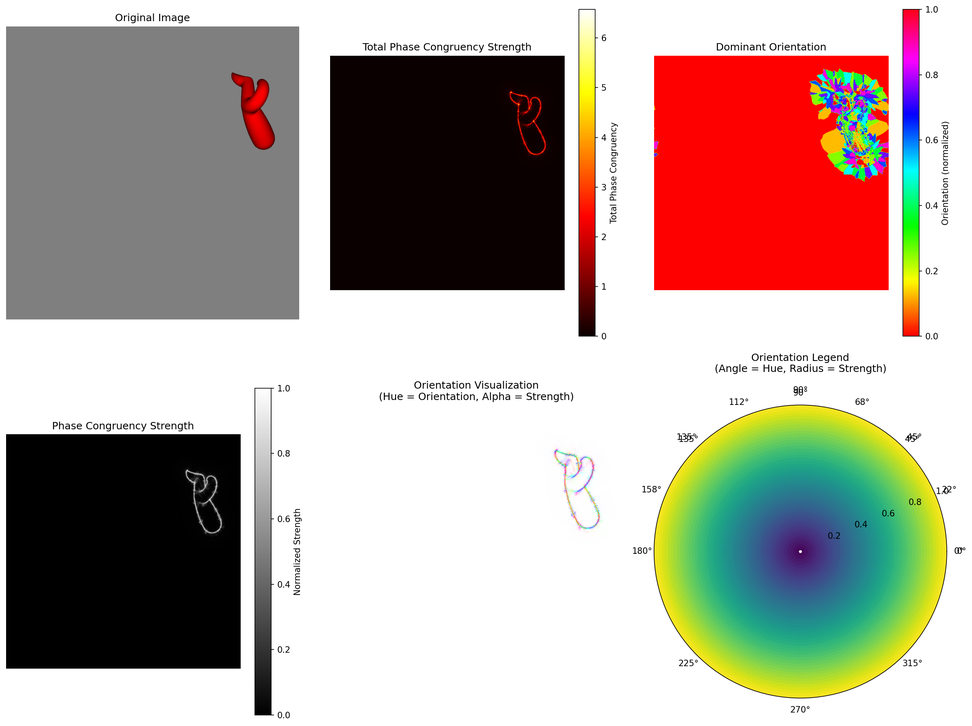
#> input picture EStimShapeAnalysis/src/analysis/phase_congruency_orientation_analysis.png, 972 x 726 px, shrunk from 2391 x 1784 before the run
$ python pixel_shuffle.py ../analysis/phase_congruency_orientation_analysis.png out.png
#> lines starting #> are read from the running program, lines starting #| are printed output that depends on the picture; after the words box and inside, x2 and y2 are one past the last pixel; in counts of white or black regions, pixels touching at a corner belong together
#> in process_image, img is the input picture: PIL image 972x726 RGBA; mean R, G, B, A 180.9, 168.4, 159.7, 255
#!/usr/bin/env python3
"""
Pixel shuffle processing script for Java integration via direct process execution.
Shuffles pixels randomly within the interior region while preserving boundaries and background.

Usage: python pixel_shuffle.py <input_path> <output_path> [--keep-intermediates]
"""

import sys
import os
import argparse
import numpy as np
from PIL import Image
from scipy import ndimage
import matplotlib

from shuffle_util import create_analysis_plot

matplotlib.use('Agg')  # Use non-interactive backend for server environments


def pixel_randomize_preserve_contrast(image, mask=None, erosion_iterations=5, shuffle_boundary=False):
    """
    Shuffles pixels randomly within the shape region while preserving the background.

    By default the shape's boundary contour is preserved: erosion defines an interior region
    and only interior pixels are shuffled, so the outline stays intact (consistent with the
    frequency domain methods). When ``shuffle_boundary`` is True the whole shape - interior
    *and* boundary contour - is shuffled together, so the outline is not preserved.

    In every case the background (pixels outside the mask) is left untouched.

    Args:
        image: Input image (can be color with alpha channel)
        mask: Binary mask (1 inside region to randomize, 0 outside)
        erosion_iterations: Number of erosion iterations to define the interior (ignored when
            ``shuffle_boundary`` is True)
        shuffle_boundary: If True, shuffle the whole shape including its boundary contour
            instead of only the eroded interior

    Returns:
        Pixel-shuffled image with the background preserved (and, unless ``shuffle_boundary``,
        the boundary contour preserved too)
    """
#> called with erosion_iterations = 1, shuffle_boundary = False
    # Create a copy of the original image
    result = image.copy().astype(np.float32)

    # Extract alpha channel if exists
    if image.shape[2] == 4:
        rgb = result[:, :, :3]
        alpha = result[:, :, 3:4]
#> alpha: shape (726, 972, 1) float32; every value is 255
    else:
        rgb = result
        alpha = None

    # Handle mask creation if not provided
    if mask is None:
        # Find the most common pixel value (background)
        if image.shape[2] == 4:  # Image has alpha channel
            rgb_for_background = image[:, :, :3]
        else:  # RGB image
            rgb_for_background = image

        # Reshape to (num_pixels, num_channels) for easier processing
        pixels = rgb_for_background.reshape(-1, rgb_for_background.shape[-1])

        # Find unique pixels and their counts
        unique_pixels, counts = np.unique(pixels, axis=0, return_counts=True)
#> counts = 14104 values, max 340111 at index 14103, min 1 at index 3, mean 50.03

        # Get the most common pixel value (background)
        background_pixel = unique_pixels[np.argmax(counts)]
#> background_pixel = [255, 255, 255]

        # Create a mask where pixels are NOT equal to the background
        if image.shape[2] == 4:  # Image has alpha channel
            mask = np.logical_not(np.all(image[:, :, :3] == background_pixel, axis=-1))
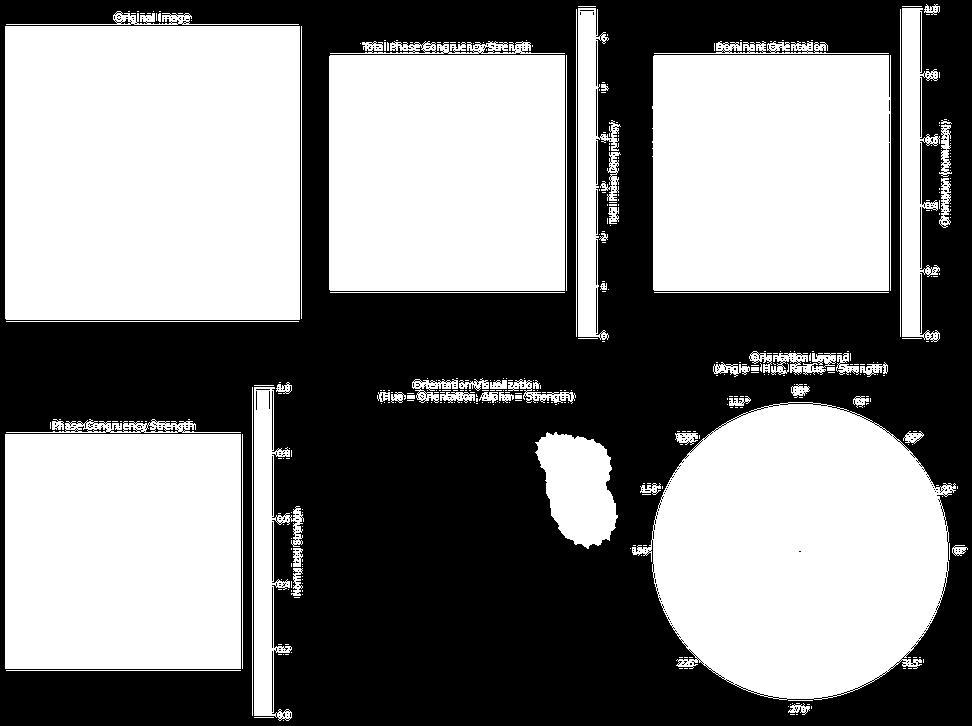
#> mask: shape (726, 972) bool; 51.8% white; 426 black regions (408 under 20 px), largest, box (x1, y1, x2, y2) and area: (0, 0, 972, 726) 338372, (920, 143, 921, 204) 61, (920, 207, 921, 268) 61
        else:  # RGB image
            mask = np.logical_not(np.all(image == background_pixel, axis=-1))

    if shuffle_boundary:
        # Whole-contour shuffle: shuffle every masked pixel, boundary contour included.
        region_mask = mask
    else:
        # Create interior mask (well away from boundaries) - same as frequency methods.
        region_mask = ndimage.binary_erosion(mask, iterations=erosion_iterations)
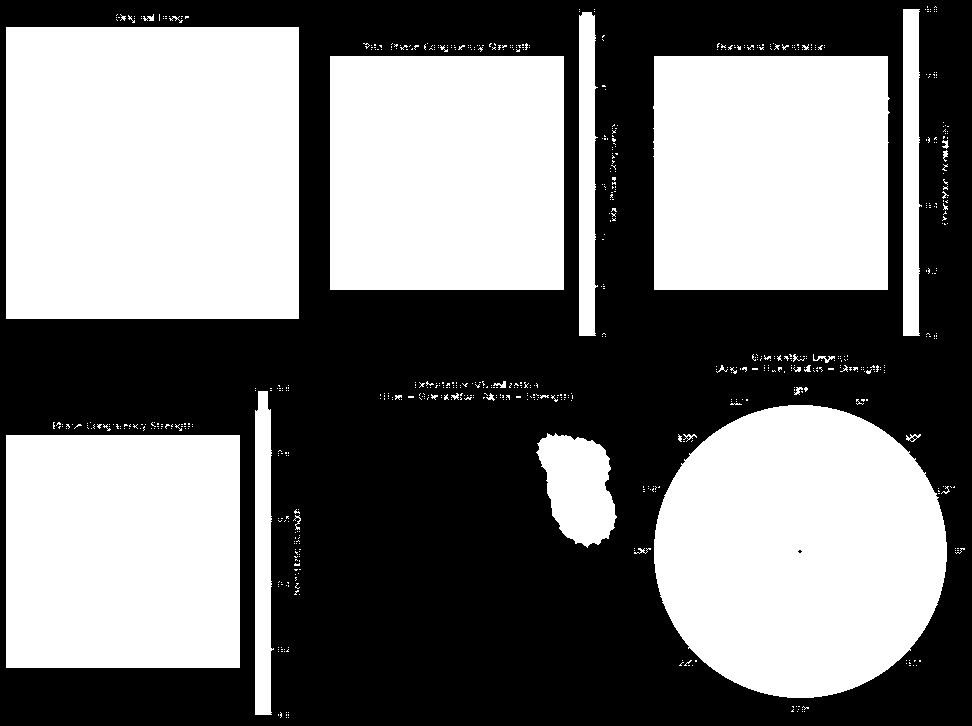
#> region_mask: shape (726, 972) bool; 48.5% white; 702 white regions (668 under 20 px), largest, box (x1, y1, x2, y2) and area: (6, 27, 299, 319) 85556, (654, 405, 947, 698) 67529, (653, 56, 890, 290) 54773

    # Get the coordinates of all pixels in the region to shuffle
    region_coords = np.where(region_mask)
#> region_coords = 341954 positions, rows 6 to 717, columns 6 to 964
    num_region_pixels = len(region_coords[0])
#> num_region_pixels = 341954

    if num_region_pixels == 0:
        # No pixels to shuffle
        print("Warning: No pixels found for shuffling", file=sys.stderr)
        return result.astype(image.dtype)

    # Extract all region pixel values (RGB)
    region_pixels = rgb[region_coords]  # Shape: (num_pixels, 3)

    # Shuffle the pixel values within the region only
    shuffled_indices = np.random.permutation(num_region_pixels)
    shuffled_pixels = region_pixels[shuffled_indices]

    # Create the result image by copying the original
    rgb_shuffled = rgb.copy()

    # Replace ONLY the region pixels with shuffled values. For the default (interior) mode the
    # boundary contour remains exactly as original; for whole-contour mode it is shuffled too.
    rgb_shuffled[region_coords] = shuffled_pixels
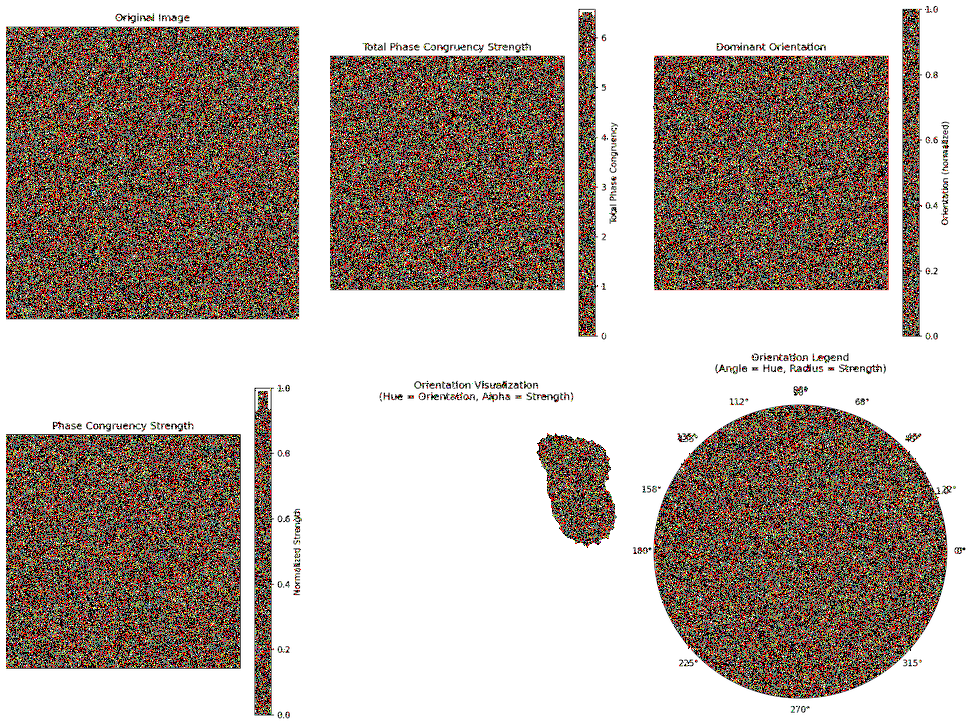
#> rgb_shuffled: shape (726, 972, 3) float32; mean R, G, B 181.5, 168.9, 160.2

    # Reattach alpha channel if needed
    if alpha is not None:
        result = np.concatenate([rgb_shuffled, alpha], axis=2)
    else:
        result = rgb_shuffled

    # Convert back to original data type
    if image.dtype == np.uint8:
        result = np.clip(result, 0, 255).astype(np.uint8)

    return result


def process_image(input_path, output_path, keep_intermediates=False, shuffle_boundary=False):
    """
    Process image with pixel shuffling.

    Args:
        input_path: Path to input image
        output_path: Path for final output image
        keep_intermediates: Whether to save analysis plot showing histograms and power spectrum
        shuffle_boundary: If True, shuffle the whole shape including its boundary contour
            instead of only the interior (see pixel_randomize_preserve_contrast)

    Returns:
        tuple: (analysis_plot_path, final_path) if keep_intermediates,
               else (None, final_path)
    """
    try:
        # Validate input file exists
        if not os.path.exists(input_path):
            raise FileNotFoundError(f"Input file not found: {input_path}")

        # Create output directory if it doesn't exist
        output_dir = os.path.dirname(output_path)
        if output_dir and not os.path.exists(output_dir):
            os.makedirs(output_dir)

        # Generate analysis plot path
        base_name = os.path.splitext(output_path)[0]
        analysis_plot_path = f"{base_name}_analysis.png"

        # Open and process the image
        img = Image.open(input_path).convert('RGBA')
        img_array = np.array(img)

        # Apply pixel shuffling (interior-only by default, whole-contour when requested)
        processed_array = pixel_randomize_preserve_contrast(
            img_array, erosion_iterations=1, shuffle_boundary=shuffle_boundary)

        # Create analysis plot if requested
        if keep_intermediates:
            plot_title = "Whole-Contour Pixel Shuffled" if shuffle_boundary else "Interior Pixel Shuffled"
            create_analysis_plot(img_array, processed_array, analysis_plot_path, plot_title)

        # Save final shuffled image
        final_img = Image.fromarray(processed_array.astype(np.uint8))
        final_img.save(output_path)

        return (
            analysis_plot_path if keep_intermediates else None,
            output_path
        )

    except Exception as e:
        # Print error to stderr so Java can capture it
        print(f"ERROR: {str(e)}", file=sys.stderr)
        raise


def main():
    """Main function for command-line execution."""
    parser = argparse.ArgumentParser(
        description='Process images with pixel shuffling while preserving the background '
                    '(and, by default, the shape boundary contour)',
        formatter_class=argparse.RawDescriptionHelpFormatter
    )

    parser.add_argument('input_path', help='Path to input image')
    parser.add_argument('output_path', help='Path for output image')
    parser.add_argument('--keep-intermediates', '-k', action='store_true',
                        help='Save analysis plot showing histograms and power spectrum')
    parser.add_argument('--whole-contour', '-w', action='store_true',
                        help='Shuffle the whole shape including its boundary contour, '
                             'instead of preserving the outline and shuffling only the interior')
    parser.add_argument('--quiet', '-q', action='store_true',
                        help='Suppress output messages')

    args = parser.parse_args()

    try:
        # Process the image
        analysis_path, final_path = process_image(
            args.input_path,
            args.output_path,
            args.keep_intermediates,
            args.whole_contour
        )

        if not args.quiet:
            print(f"SUCCESS: {final_path}")
            if args.keep_intermediates and analysis_path:
                print(f"ANALYSIS: {analysis_path}")

        return 0

    except Exception as e:
        if not args.quiet:
            print(f"FAILED: {str(e)}", file=sys.stderr)
        return 1


if __name__ == "__main__":
    sys.exit(main())
#> (the program exits here)
